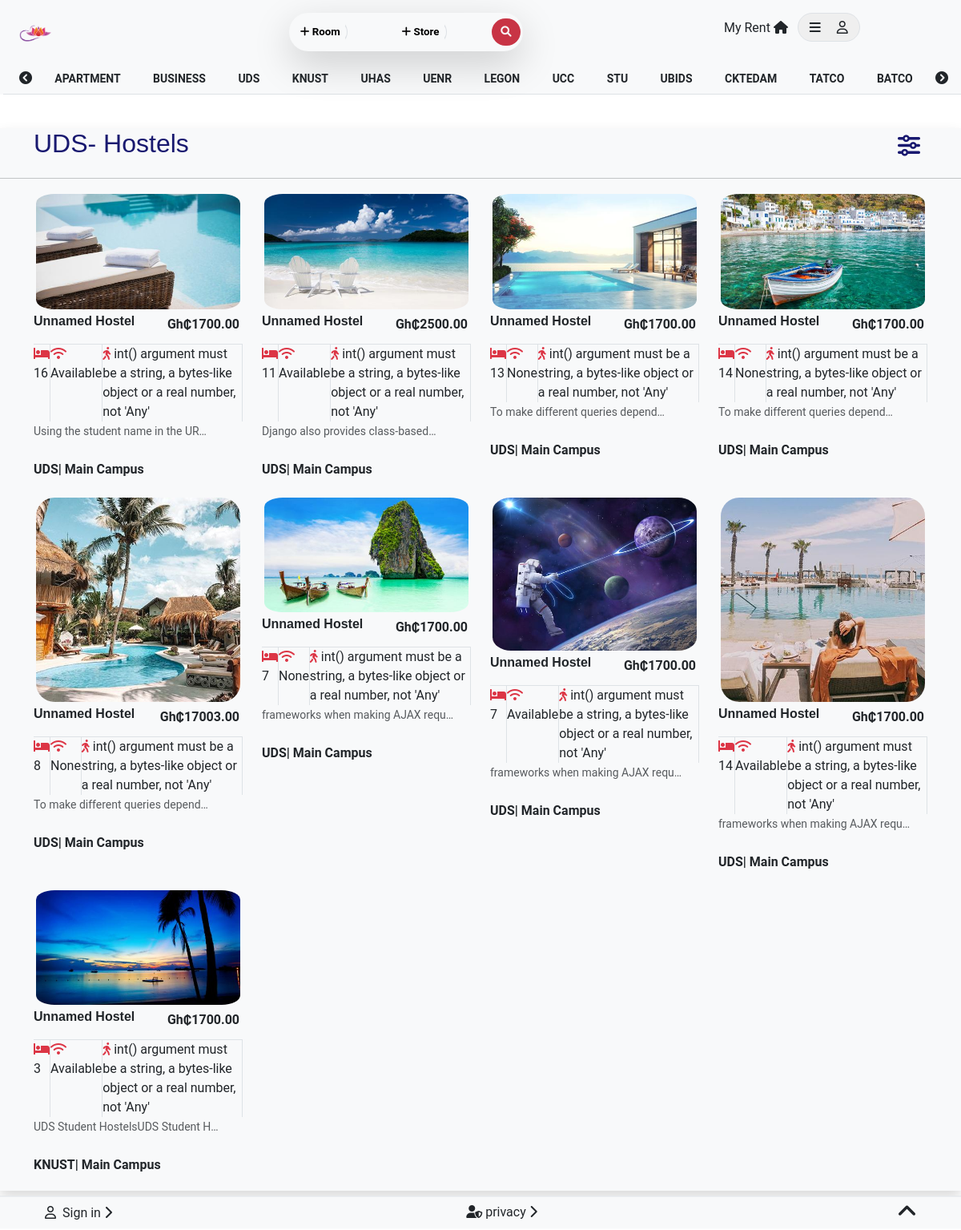
The app's page /rooms/, older data.
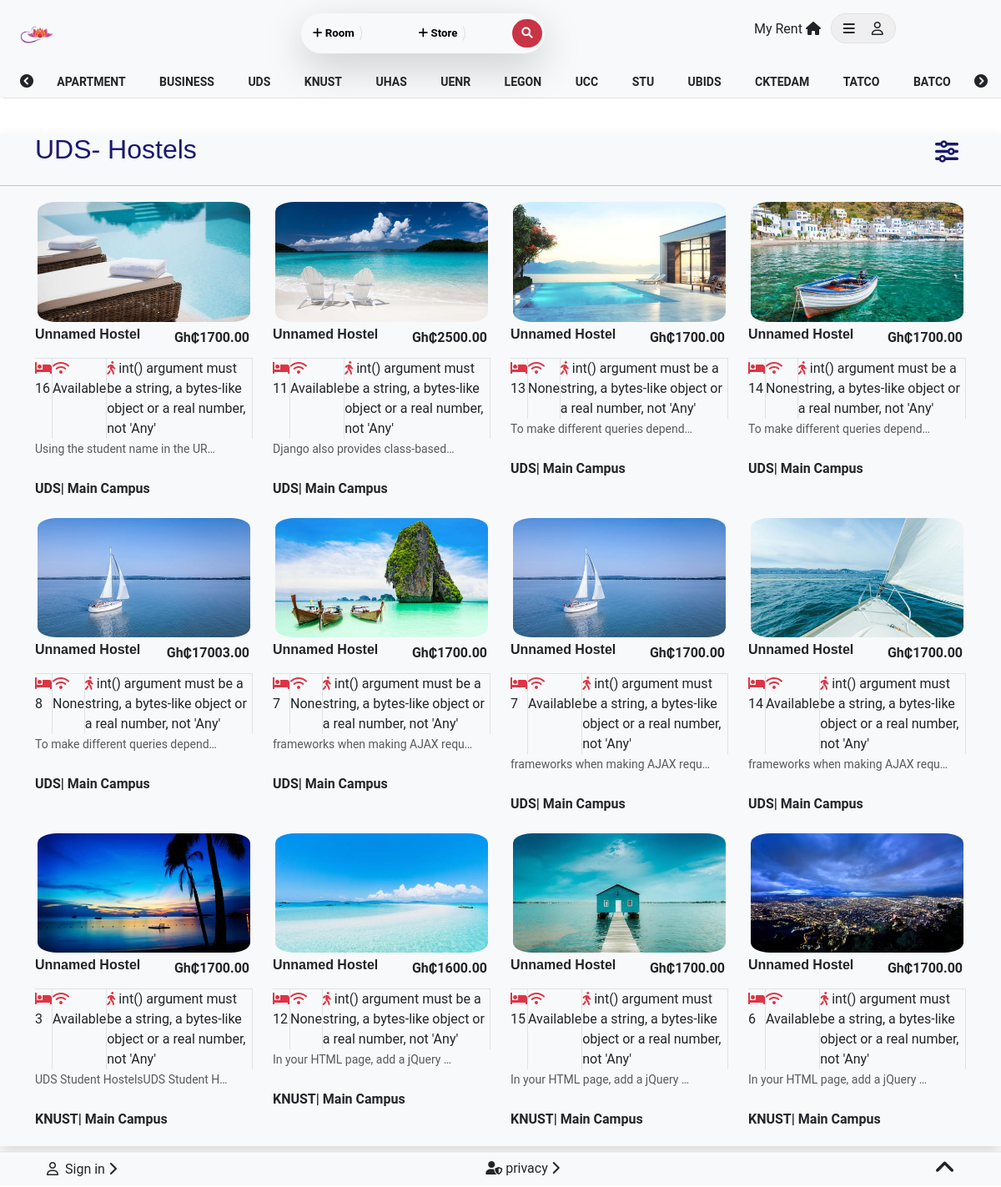
The same page, newer data.
### hostels/models.py (models this page shows, shortened)
class Hostel(models.Model):
    school = models.ForeignKey(School, on_delete=models.CASCADE)
    campus = models.CharField(max_length=100, default='Main Campus')
    hostel_name = models.CharField(max_length=50, default='unnamed hostel')
    contact = PhoneNumberField()
    image = models.ImageField(blank=True,
                              upload_to='static/images',
                              default=None)
    date_added = models.DateTimeField(default=timezone.now)
    no_of_rooms = models.PositiveIntegerField()
    hostel_coordinates = models.CharField(max_length=100)
    cost_per_room = models.DecimalField(max_digits=8, decimal_places=2)
    duration = models.PositiveIntegerField()
    wifi = models.CharField(max_length=20)
    details = RichTextUploadingField()
    '''
    trimming images to an appropriate size before saving to the database
    '''
    '''
    a method to get the cost of a romm
    '''
    def get_cost(self):
        return self.cost_per_room
    '''
    calculating the distance of the hostel to the campus
    '''
    def get_dist(self):
        try:
            time_to_walk = calc_distance(hostel_coordinates=self.hostel_coordinates, school_coordinates=self.school.school_coordinates)
        except Exception as e:
            return e
        return time_to_walk

class School(models.Model):
    name = models.CharField(max_length=100)
    city = models.CharField(max_length=100)
    region = models.CharField(max_length=100)
    school_coordinates = models.CharField(max_length=100)
    '''
    return the name of the school
    '''

### hostels/views.py (the view)
# urls.py: path('rooms/', RoomsListView.as_view(), name='rooms'),
@method_decorator(csrf_exempt, name='dispatch')
class RoomsListView(ListView):
    model = Hostel
    context_object_name = 'hostels'
    template_name = 'hostels/rooms.html'
    slug_url_kwarg = 'pk'
    ordering = ['-date_added']
    def get_queryset(self):
        if self.request.META.get('HTTP_X_REQUESTED_WITH') == 'XMLHttpRequest':
            school = self.request.GET.get('query')
            print(school)
            hostels = Hostel.objects.filter(school__name__icontains=school)
            print(hostels)
        hostels = Hostel.objects.all()
        return hostels

### hostels/distance.py (called while the page is built)
def calc_distance(hostel_coordinates, school_coordinates):
	lat, longi = school_coordinates.split(',')
	'''
	converting str points to float
	'''
	lat = float(lat)
	longi = float(longi)
	host_lat, host_longi = hostel_coordinates.split(',')
	host_lat = float(host_lat)
	host_longi = float(host_longi)
	geod = Geodesic.WGS84
	res = geod.Inverse(lat, longi, host_lat, host_longi)
	'''
	assume an average person walks 80m in a minute
	'''
	dist = res['s12']
	average_walking_time = int(dist / 80)
	return f'{average_walking_time} mins'

### hostels/templates/hostels/rooms.html (shortened to what this page needs)
{% extends 'hostels/base.html' %}
{% load static %}
{% block navbar %}
<section class="bg-light bg-onscroll fixed-top">
    <nav>
        <div class="container-fluid d-flex justify-content-between p-3 mx-1">
            <div class="col-md-1 d-flex align-items-center">
                <a href="{% url 'home' %}" class="nav-brand"><img src="{% static 'hostels/images/logo.png' %}" alt=""
                        class="img-fluid"></a>
            </div>
            <div class="col-md-5 col-lg-3 py-1 col-sm-12 d-flex justify-content-between bg-light shadow-lg nav-border">
                <button class="btn btn-sm btn-light border-end fw-bolder btn-border"><i class="fa-solid fa-plus"></i>
                    Room</button>
                <button class="btn btn-sm btn-light border-end fw-bolder btn-border"><i class="fa-solid fa-plus"></i>
                    Store</button>
                <button class="btn btn-sm btn-pink btn-border"><i
                        class="fa-solid fa-magnifying-glass text-light"></i></button>
            </div>
            <div class="col-3 d-none d-lg-block d-sm-block d-flex justify-content-between">
                <a href="#" class="text-dark mx-2">My Rent <span><i class="fa-solid fa-house"></i></span></a>
                <button class="nav-border text-dark border btn-sm" id="account">
                    <span><i class="fa-solid fa-bars m-2"></i>
                        <i class="fa-regular fa-user m-2"></i></span>
                </button>
            </div>
        </div>
    </nav>
    <div class="container-fluid mx-1 border-bottom">
        <div class="d-flex align-items-center">
            <div class="flex-shrink-0">
                <a href="#" class="btn-left btn-link p-2 toggle text-dark"><i
                        class="fa-solid fa-circle-chevron-left"></i></a>
            </div>
            <div class="flex-grow-1 w-100 o-hidden">
                <ul
                    class="nav nav-fill text-uppercase small position-relative flex-nowrap text-dark font-color fw-bolder">
                    <li class="nav-item">
                        <input class="nav-link fw-bold text-uppercase text-dark" type="button" name="apartment"
                            value="apartment" id="apartment">
                    </li>
                    <li class="nav-item">
                        <input class="nav-link fw-bold text-uppercase text-dark" type="button" name="business"
                            value="business" id="business">
                    </li>
                    <li class="nav-item">
                        <input class="nav-link fw-bold text-uppercase text-dark" type="button" name="uds" value="uds"
                            id="uds">
                    </li>
                    <li class="nav-item">
                        <input class="nav-link fw-bold text-uppercase text-dark" type="button" name="knust"
                            value="knust" id="knust">
                    </li>
                    <li class="nav-item">
                        <input class="nav-link fw-bold text-uppercase text-dark" type="button" name="uhas" value="uhas"
                            id="uhas">
                    </li>
                    <li class="nav-item">
                        <input class="nav-link fw-bold text-uppercase text-dark" type="button" name="uenr" value="uenr"
                            id="uenr">
                    </li>
                    <li class="nav-item">
                        <input class="nav-link fw-bold text-uppercase text-dark" type="button" name="legon"
                            value="legon" id="legon">
                    </li>
                    <li class="nav-item">
                        <input class="nav-link fw-bold text-uppercase text-dark" type="button" name="ucc" value="ucc"
                            id="ucc">
                    </li>
                    <li class="nav-item">
                        <input class="nav-link fw-bold text-uppercase text-dark" type="button" name="stu" value="stu"
                            id="stu">
                    </li>
                    <li class="nav-item">
                        <input class="nav-link fw-bold text-uppercase text-dark" type="button" name="ubids"
                            value="ubids" id="ubids">
                    </li>
                    <li class="nav-item">
                        <input class="nav-link fw-bold text-uppercase text-dark" type="button" name="cktedam"
                            value="cktedam" id="cktedam">
                    </li>
                    <li class="nav-item">
                        <input class="nav-link fw-bold text-uppercase text-dark" type="button" name="tatco"
                            value="tatco" id="tatco">
                    </li>
                    <li class="nav-item">
                        <input class="nav-link fw-bold text-uppercase text-dark" type="button" name="batco"
                            value="batco" id="batco">
                    </li>
                </ul>
            </div>
            <div class="flex-shrink-0">
                <a href="#" class="btn-right btn-link toggle p-2 text-dark"><i
                        class="fa-solid fa-circle-chevron-right"></i></a>
            </div>
        </div>
    </div>
</section>
{% endblock navbar %}
{% block content %}
<section class="room-mt bg-light shadow content">
    <div class="container d-flex justify-content-between align-items-center">
        <h2 class="text-capitalize mb-2">{% for hostel in hostels %}{% if forloop.counter == 1 %}{{hostel.school.name}}-
            hostels{% endif %}{% endfor %}</h2>
        <button class="btn btn-sm btn-outline h7 py-1" role="button" type="button"><i
                class="fa-solid fa-sliders fa-2x"></i></button>
    </div>
    <hr>
    <div class="container">
        <div class="row d-flex justify-content-between sm-margin">
            {% for hostel in hostels %}
            <div class="col-md-6 col-lg-3 mb-3" data-aos="fade-up">
                <a href="{% url 'hostel-detail' hostel.pk %}"><img src="{{hostel.image.url}}" alt="{{hostel.hostel_name}}"
                        class="img-fluid round">
                    <div class="d-flex justify-content-between">
                        <p class="text-capitalize text-dark fw-bold title-font">{{hostel.hostel_name}}</p>
                        <span class="p-1 text-dark fw-bolder">Gh₵{{hostel.get_cost}}</span>
                    </div>
                    <div class="d-flex justify-content-between border-top">
                        <span class="border-end text-dark"><i class="fa-solid fa-bed text-danger"></i>
                            {{hostel.no_of_rooms}}</span>
                        <span class="border-end text-dark"><i class="fa-solid fa-wifi text-danger"></i>
                            {{hostel.wifi}}</span>
                        <span class="border-end text-dark"><i class="fa-solid fa-person-walking text-danger"></i>
                            {{hostel.get_dist}}</span>
                    </div>
                    <small class="text-muted">{{hostel.details|safe|truncatechars:36}}</small>
                    <p class="text-dark pt-2 text-capitalize mb-1"><b>{{hostel.school.name}}| {{hostel.campus}}</b></p>
                </a>
            </div>
            {% empty %}
            no rooms posted yet
            {% endfor %}
        </div>
    </div>
</section>
{% endblock %}
{% block footer %}
<section
    class="border-top d-flex justify-content-between align-items-center px-sm-2 px-md-5 mt-2 footer-position bg-light">
    <a href="{% url 'login' %}" class="text-dark"><i class="fa-regular fa-user m-2"></i>Sign in <i
            class="fa-solid fa-chevron-right"></i></a>
    <a href="#" class="text-dark"><i class="fa-solid fa-user-shield"></i> privacy <i
            class="fa-solid fa-chevron-right"></i></a>
    <button class="btn btn-sm text-dark" id="footer" onclick="toggleContent()"><i
            class="fa-solid fa-angle-up fa-2x"></i></button>
</section>
{% endblock footer %}

### hostels/templates/hostels/base.html (shortened to what this page needs)
{% load static %}
<!doctype html>
<html lang="en">
<head>
    <link rel="stylesheet" href="https://cdnjs.cloudflare.com/ajax/libs/font-awesome/6.0.0-beta3/css/all.min.css">
    <link href="https://cdn.jsdelivr.net/npm/bootstrap@5.3.0-alpha3/dist/css/bootstrap.min.css" rel="stylesheet"
>
    <link href="{% static 'hostels/css/animate.min.css' %}" rel="stylesheet">
    <link href="{% static 'hostels/css/aos.css' %}" rel="stylesheet">
    <link href="{% static 'hostels/css/style.css' %}" rel="stylesheet">
</head>
<body>
{% block navbar %}{% endblock navbar %}
    {% block content %}
    {% endblock %}
    {% block footer %}{% endblock footer %}
</body>
</html>

### hostels/static/hostels/css/style.css (style rules this page uses)
html { scroll-behavior: smooth; }
body, html, a { text-decoration: none; font-family: 'Roboto', sans-serif; list-style-type: none; }
h1, h2, h3, h4, h5, h6,.h7 { color: #191970; font-family: 'Ubuntu', sans-serif; }
.title-font { font-family: 'Ubuntu', sans-serif; color: #2F4F4F; }
.nav-border button { font-size: smaller; }
.room-mt { margin-top: 10em; }
.sec-bg h1, p { color: white; }
nav img { width: 50px; }
.nav-border, .nav-border .btn-border { border: solid transparent; border-radius: 12rem; }
.btn-pink { background-color: #c83445; border: solid transparent; border-radius: 10%; }
.round { border: solid transparent; border-radius: 10%; }
.o-hidden { overflow: hidden; }
.nav { transition: transform 0.4s; transform: translateX(50%); left: -50%; }
.footer-position { position: sticky; bottom: 0.1%; }

Row changes from the older to the newer data that the page shows:
changed Hostel (number 5 of 12 on the later page): image: a different picture
changed Hostel (number 7 of 12 on the later page): image: a different picture
changed Hostel (number 8 of 12 on the later page): image: a different picture
added Hostel: image (picture), hostel_name "Unnamed Hostel", get_cost "1600.00", no_of_rooms "12", wifi "None", get_dist "int() argument must be a string, a bytes-like object or a real number, not 'Any'", details "In your HTML page, add a jQuery …", school.name "KNUST", campus "Main Campus"
added Hostel: image (picture), hostel_name "Unnamed Hostel", get_cost "1700.00", no_of_rooms "15", wifi "Available", get_dist "int() argument must be a string, a bytes-like object or a real number, not 'Any'", details "In your HTML page, add a jQuery …", school.name "KNUST", campus "Main Campus"
added Hostel: image (picture), hostel_name "Unnamed Hostel", get_cost "1700.00", no_of_rooms "6", wifi "Available", get_dist "int() argument must be a string, a bytes-like object or a real number, not 'Any'", details "In your HTML page, add a jQuery …", school.name "KNUST", campus "Main Campus"
